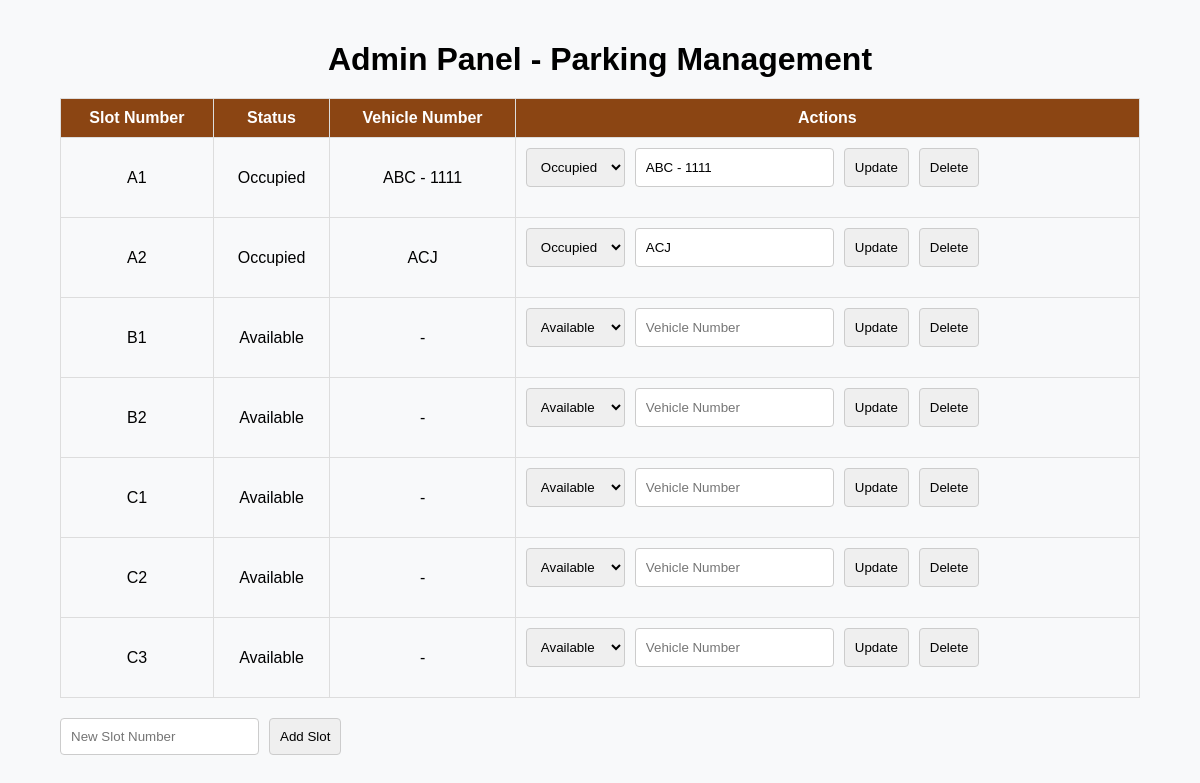
/parkig_panal.php, run on the app's committed database.
### tables this page shows
CREATE TABLE `parking_slots` (
  `id` int(11) NOT NULL,
  `slot_number` varchar(10) NOT NULL,
  `status` enum('available','occupied') NOT NULL DEFAULT 'available',
  `vehicle_number` varchar(15) DEFAULT NULL,
  `last_updated` timestamp NOT NULL DEFAULT current_timestamp() ON UPDATE current_timestamp()
);

### parkig_panal.php (the view, shortened to what this page needs)
<?php
$conn = new mysqli('localhost', 'root', '', 'cafe_parking');
$result = $conn->query("SELECT * FROM parking_slots");
?>
<!DOCTYPE html>
<html lang="en">
<head>
</head>
<body>
    <div class="container">
        <h1>Admin Panel - Parking Management</h1>
        <table>
            <tr>
                <th>Slot Number</th>
                <th>Status</th>
                <th>Vehicle Number</th>
                <th>Actions</th>
            </tr>
            <?php while ($row = $result->fetch_assoc()) { ?>
                <tr>
                    <td><?php echo htmlspecialchars($row['slot_number']); ?></td>
                    <td><?php echo ucfirst($row['status']); ?></td>
                    <td><?php echo $row['vehicle_number'] ?: '-'; ?></td>
                    <td>
                        <form method="POST">
                            <select name="status">
                                <option value="available" <?php echo $row['status'] == 'available' ? 'selected' : ''; ?>>Available</option>
                                <option value="occupied" <?php echo $row['status'] == 'occupied' ? 'selected' : ''; ?>>Occupied</option>
                            </select>
                            <input type="text" name="vehicle_number" placeholder="Vehicle Number" value="<?php echo htmlspecialchars($row['vehicle_number']); ?>">
                            <button type="submit" name="update_slot">Update</button>
                            <button type="submit" name="delete_slot">Delete</button>
                        </form>
                    </td>
                </tr>
            <?php } ?>
        </table>
        <form method="POST">
            <input type="text" name="slot_number" placeholder="New Slot Number" required>
            <button type="submit" name="add_slot">Add Slot</button>
        </form>
    </div>
</body>
</html>

### parkig_panal.php (style rules this page uses)
body { font-family: Arial, sans-serif; margin: 0; padding: 0; background-color: #f8f9fa; }
.container { width: 90%; margin: auto; padding: 20px; }
h1 { text-align: center; margin-bottom: 20px; }
table { width: 100%; border-collapse: collapse; margin-bottom: 20px; }
table th, table td { border: 1px solid #ddd; padding: 10px; text-align: center; }
table th { background-color: #8b4513; color: white; }
form { display: flex; gap: 10px; margin-bottom: 20px; }
input, select, button { padding: 10px; border: 1px solid #ccc; border-radius: 4px; }

### data on the page
parking_slots: slot_number "A1", status "Occupied", vehicle_number "ABC - 1111"
parking_slots: slot_number "A2", status "Occupied", vehicle_number "ACJ"
parking_slots: slot_number "B1", status "Available", vehicle_number "-"
parking_slots: slot_number "B2", status "Available", vehicle_number "-"
parking_slots: slot_number "C1", status "Available", vehicle_number "-"
parking_slots: slot_number "C2", status "Available", vehicle_number "-"
parking_slots: slot_number "C3", status "Available", vehicle_number "-"
